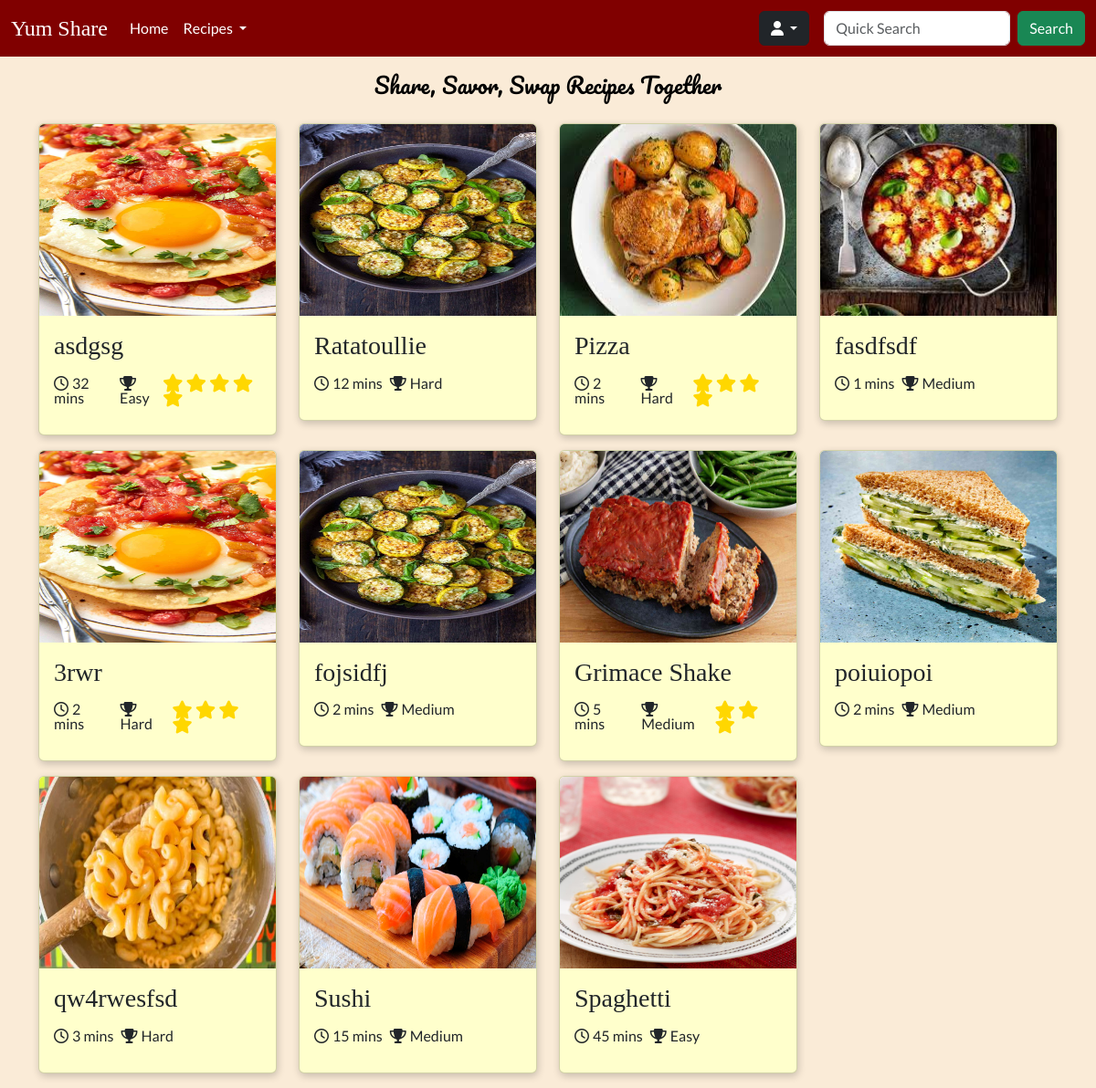
/home (signed in), run on the app's committed database.
### tables this page shows
CREATE TABLE `recipes` (
  `id` int NOT NULL AUTO_INCREMENT,
  `name` varchar(255) NOT NULL,
  `time` int NOT NULL,
  `difficulty` int DEFAULT NULL,
  `description` varchar(255) DEFAULT NULL,
  `instructions` text NOT NULL,
  `servings` int DEFAULT NULL,
  `image` varchar(255) DEFAULT NULL,
  `views` int DEFAULT '0',
  `user_id` int NOT NULL,
  `created` datetime NOT NULL,
  `ingredients` text NOT NULL,
  `updated` datetime DEFAULT NULL,
  `rating` int DEFAULT '0',
  PRIMARY KEY (`id`),
  KEY `user_id` (`user_id`),
  CONSTRAINT `recipes_ibfk_1` FOREIGN KEY (`user_id`) REFERENCES `users` (`id`) ON DELETE CASCADE
);

### Core/functions.php (called while the page is built, shortened)
<?php
function base_path($path)
{
    return BASE_PATH . $path;
}
function view($path, $attributes = [])
{
    extract($attributes);
    require base_path('views/' . $path);
}
function intToDifficulty($value) {
    switch($value) {
        case 1:
            return 'Easy';
            break;
        case 2:
            return 'Medium';
            break;
        case 3:
            return 'Hard';
            break;
    }
}

### Http/controllers/index.php (called while the page is built, shortened)
<?php
$recipeRepo = new RecipeRepository();
$recipes = $recipeRepo->findAll();
view('index.view.php',[
    'recipes' => $recipes
]);

### public/index.php (called while the page is built, shortened)
<?php
require BASE_PATH . 'Core/functions.php';
require BASE_PATH . 'bootstrap.php';
$router = new Core\Router();
$url = parse_url($_SERVER['REQUEST_URI'])['path'];
$method = $_POST['_method'] ?? $_SERVER['REQUEST_METHOD'];
$router->route($url, $method);

### Core/App.php (called while the page is built, shortened)
<?php
class App
{
    protected static Container $container;
    public static function setContainer($container) {
        static::$container = $container;
    }
    public static function getContainer() {
        return static::$container;
    }
}

### config.php (called while the page is built)
<?php
return [
  'database' => [
      'host' => 'localhost',
      'port' => 3306,
      'dbname' => 'recipeapp'
  ]
];

### bootstrap.php (called while the page is built, shortened)
<?php
$container = new Container();
$container->bind('Core\Database', function () {
    $config = require base_path('config.php');
    return new Database($config['database']);
});

### Core/Database.php (called while the page is built, shortened)
<?php
class Database
{
    protected $connection;
    public function __construct($config, $username = 'root', $password = 'root')
    {
        $dsn = 'mysql:' . http_build_query($config, '', ';');
        $this->connection = new PDO($dsn, $username, $password, [
            PDO::ATTR_DEFAULT_FETCH_MODE => PDO::FETCH_ASSOC
        ]);
    }
    public function query($query, $params = []) {
        $this->statement = $this->connection->prepare($query);
        $this->statement->execute($params);
        return $this->statement;
    }
}

### Core/Container.php (called while the page is built, shortened)
<?php
class Container
{
    protected $bindings = [];
    public function bind($key, $value) {
        $this->bindings[$key] = $value;
    }
    public function resolve($key) {
        return call_user_func($this->bindings[$key]);
    }
}

### repositories/RecipeRepository.php (called while the page is built, shortened)
<?php
class RecipeRepository
{
    protected $db;
    public function __construct()
    {
        $this->db = App::getContainer()->resolve('Core\Database');
    }
    public function findAll($sort = '') {
        $statement = "SELECT * FROM recipes ORDER BY " . (empty($sort) ? 'id' : $sort);
        return $this->db->query($statement)->fetchAll();
    }
}

### views/index.view.php (the view, shortened to what this page needs)
<!doctype html>
<html lang="en">
<head>
    <?php require BASE_PATH . 'public/resources/links/links.php' ?>
</head>
<body>
    <header>
        <?php require 'partials/nav.view.php' ?>
    </header>
    <main>
        <div class="content">
            <p class="slogan text-black mb-4 fs-4">Share, Savor, Swap Recipes Together</p>
            <div class="container">
                <div class="row">
                    <?php foreach ($recipes as $recipe) : ?>
                        <div class="col-12 col-md-4 col-lg-3">
                            <a class="no-underline" href="/recipe?id=<?= $recipe['id'] ?>">
                                <div class="recipe-card card mb-3" style="background-color: #ffffcc;">
                                    <img src='<?= $recipe['image'] ?>' class="card-img-top bg-white" alt="recipe" style="height: 210px ;">
                                    <div class="card-body lh-1">
                                        <h5 class="heading card-title fs-3"><?= $recipe['name'] ?></h5>
                                        <div class="d-flex flex-row justify-content-between mt-3">
                                            <div class="d-flex flex-row gap-2">
                                                <p><i class="fa-regular fa-clock me-1"></i><?= htmlspecialchars($recipe['time']) ?> mins</p>
                                                <p><i class="fa-solid fa-trophy me-1"></i><?= htmlspecialchars(intToDifficulty($recipe['difficulty'])) ?></p>
                                            </div>
                                            <div>
                                                <?php if(isset($recipe['rating'])) : ?>
                                                    <?php for ($i = 1; $i <= $recipe['rating']; $i++) : ?>
                                                        <i class="star fa-solid fa-star fa-lg"></i>
                                                    <?php endfor; ?>
                                                <?php endif; ?>
                                            </div>
                                        </div>
                                    </div>
                                </div>
                            </a>
                        </div>
                    <?php endforeach; ?>
                </div>
            </div>
        </div>
    </main>
</body>

### Core/Router.php (shortened to what this page needs)
<?php
class Router
{
    protected $routes = [];
    public function add($url, $controller, $method) {
        $this->routes[] = [
            'url' => $url,
            'controller' => $controller,
            'method' => $method,
            'middleware' => null
        ];
        return $this;
    }
    public function only($key) {
        $this->routes[array_key_last($this->routes)]['middleware'] = $key;
        return $this;
    }
    public function route($url, $method) {
        foreach ($this->routes as $route) {
            if ($route['url'] === $url && $route['method'] === strtoupper($method)) {
                return require base_path('Http/controllers/' . $route['controller']);
            }
        }
    }
}

### public/resources/css/nav.css (style rules this page uses)
.no-underline { text-decoration: none; }

### public/resources/css/general.css (style rules this page uses)
body { background-color: #FAEBD7; font-family: 'Lato', sans-serif; position: relative; }
main { position: relative; }
.content { padding-top: 75px; }
.heading { font-family: 'Playfair Display', serif; }
.slogan { font-family: 'Pacifico', cursive; text-align: center; margin: auto; }
.recipe-card { box-shadow: 1px 3px 8px rgba(0,0,0,0.2); transition: transform 0.5s; }
.star { color: #FFD700; }

### data on the page
recipes: image (picture), name "asdgsg", time "32", difficulty "Easy", rating 5 (drawn)
recipes: image (picture), name "Ratatoullie", time "12", difficulty "Hard"
recipes: image (picture), name "Pizza", time "2", difficulty "Hard", rating 4 (drawn)
recipes: image (picture), name "fasdfsdf", time "1", difficulty "Medium"
recipes: image (picture), name "3rwr", time "2", difficulty "Hard", rating 4 (drawn)
recipes: image (picture), name "fojsidfj", time "2", difficulty "Medium"
recipes: image (picture), name "Grimace Shake", time "5", difficulty "Medium", rating 3 (drawn)
recipes: image (picture), name "poiuiopoi", time "2", difficulty "Medium"
recipes: image (picture), name "qw4rwesfsd", time "3", difficulty "Hard"
recipes: image (picture), name "Sushi", time "15", difficulty "Medium"
recipes: image (picture), name "Spaghetti", time "45", difficulty "Easy"
